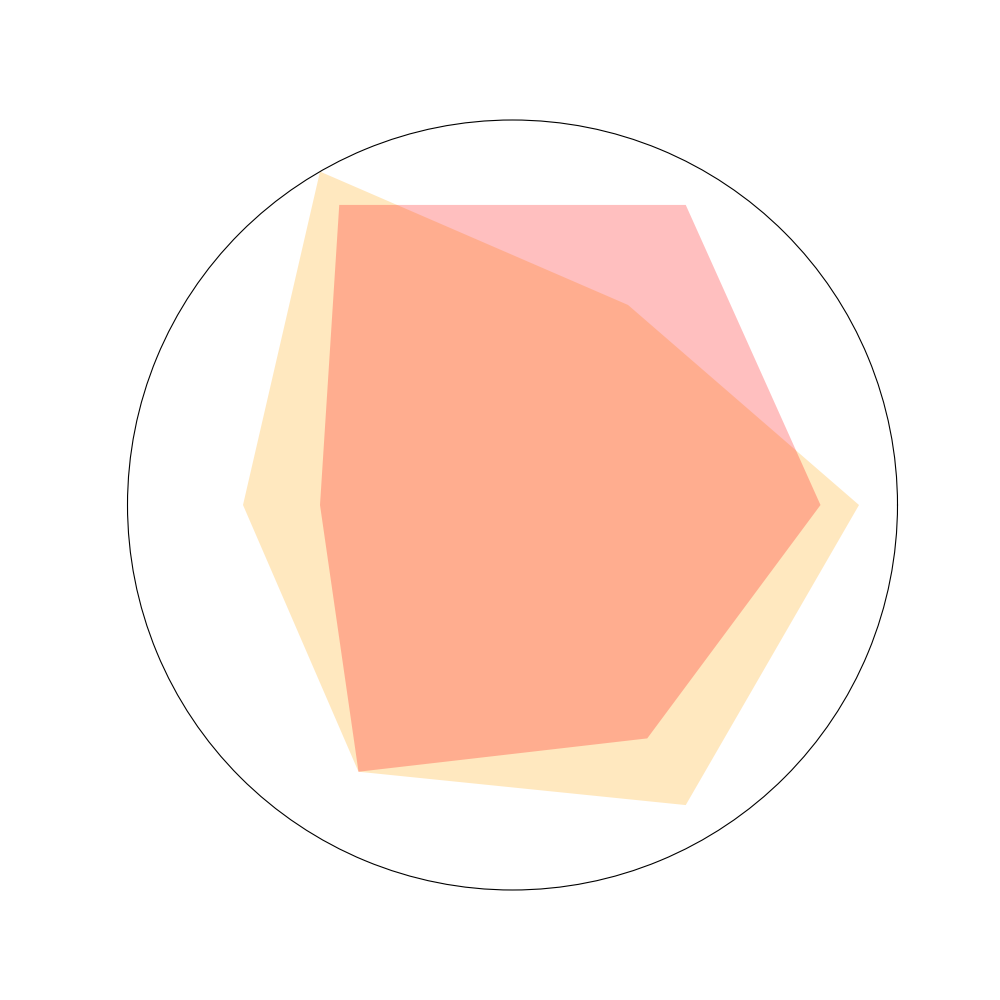

Recreate this plot in Python.
import numpy as np
import matplotlib.pyplot as plt
from math import pi

# Scores for the two categories
dragonscore = [9, 6, 10, 7, 8, 9]
phoenixscore = [8, 9, 9, 5, 8, 7]

# Number of variables we're plotting
num_vars = len(dragonscore)

# Compute evenly-spaced angles representing each axis in a radar chart
angles = np.linspace(0, 2 * pi, num_vars, endpoint=False).tolist()

# The radar chart is a closed loop, so we need to "complete the circle" by repeating the first value
dragonscore += dragonscore[:1]
phoenixscore += phoenixscore[:1]
angles += angles[:1]

# Create the radar chart
fig, ax = plt.subplots(figsize=(10, 10), subplot_kw=dict(polar=True))

# Draw one radar region per category
ax.fill(angles, dragonscore, 'orange', alpha=0.25)
ax.fill(angles, phoenixscore, 'red', alpha=0.25)

# Remove the axis labels and outer circle
plt.xticks([])
plt.yticks([])
plt.ylim(0, 10)

# Display the radar chart
plt.show()
